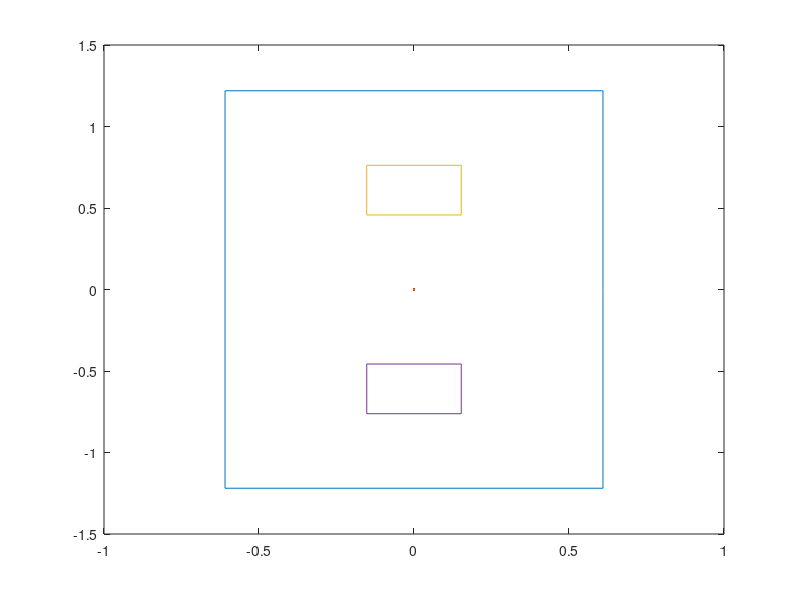

This figure's MATLAB source: (Note: this script raises an error after producing the figure.)
% plywood coordinates for drawing plywood
ply=[0.6096, 0; 0.6096,  1.2192; -0.6096, 1.2192; -0.6096, -1.2192; 0.6096,  -1.2192; 0.6096,  0];
plot(ply(:,1),ply(:,2));
hold on

%refernce point coordinates for drawing reference point
ref=[0,0];
plot(ref(:,1),ref(:,2));
hold on

% Building coordinates for drawing Building
B1=[0.1524	0.4572; 0.1524	0.762; -0.1524	0.762; -0.1524	0.4572; 0.1524	0.4572];
plot(B1(:,1),B1(:,2));
hold on
B2=[0.1524	-0.4572; 0.1524	-0.762; -0.1524	-0.762; -0.1524	-0.4572; 0.1524	-0.4572];
plot(B2(:,1),B2(:,2));
hold on

% Path followed by the vehicle yout(X,Y) coordinates of vehicle motion
% obtained from SIMULINK
plot (yout(:,1),yout(:,2),'r');
% hold on
% plot (yout(:,2),yout(:,5),'--');
% hold on
% plot (yout(:,3),yout(:,6),'x');
% hold on

% Checking whether the innerwheel touches the blocks or outer wheel falls
% off the plywood TurningRadius is obtained from SIMULINK Model
ORad=TurningRadius(1,1)+(TrackWidth(1,1)/2)+0.015;
IRad=TurningRadius(1,1)-(TrackWidth(1,1)/2)-0.015;
if IRad > 0.3964
    disp('Inner wheel does not touch the block');
else
    disp('CHANGE THE VALUES: Inner wheel touches the block');
end

if ORad < 0.6096
    disp('Outer wheel does not fall off the plywood');
else
    disp('CHANGE THE VALUES: Outer wheel falls down the plywood');
end

% Checking whether the vehicle skids or not Velocity is obtained from
% SIMULINK Model
Radius=TurningRadius(1);
temp=Velocity.^2/Radius;

if mu > temp
    disp('The vehicle will not skid');
    else
    disp('The velocity is too high the vehicle may skid due to centrifugal force');
end